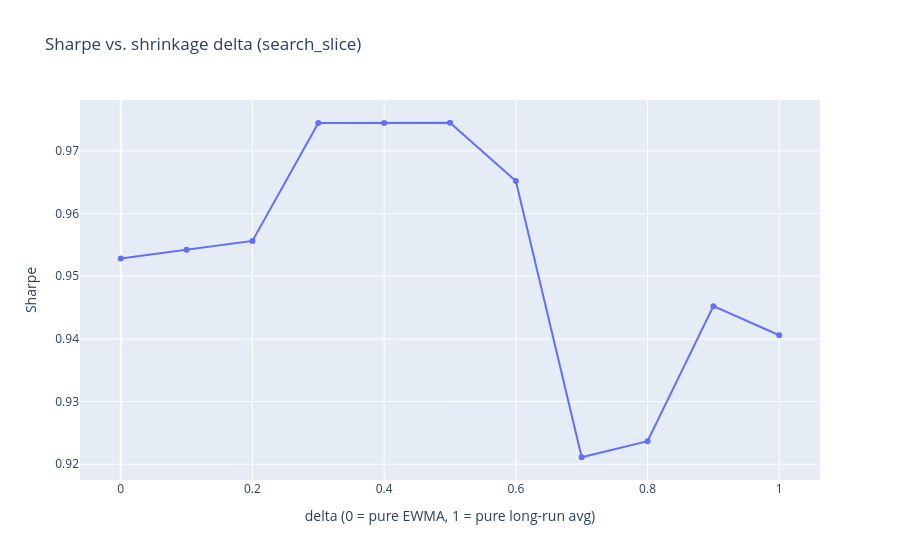

The cell this chart's notebook holds for it:
### Code cell
fig = go.Figure(go.Scatter(x=delta_df["delta"], y=delta_df["sharpe"], mode="lines+markers"))
fig.update_layout(title="Sharpe vs. shrinkage delta (search_slice)", xaxis_title="delta (0 = pure EWMA, 1 = pure long-run avg)", yaxis_title="Sharpe")
fig.show()

exp6_results, exp6_weights, exp6_metrics = run_and_score(
    eval_slice, cfg, f"Experiment 6: vol shrinkage blend (delta={best_delta:.1f})",
    vol_fn=make_vol_blend_fn(best_delta),
)
print(f"\nBaseline Sharpe {BASELINE_SHARPE:.3f}  ->  Experiment 6 Sharpe {exp6_metrics['strategy']['sharpe']:.3f} "
      f"({'improvement' if exp6_metrics['strategy']['sharpe'] > BASELINE_SHARPE else 'no improvement'})")

### Figure 1 — Plotly figure (JSON) as saved in the notebook; plotly's stock layout.template omitted (floating-point values rounded to 4 significant figures)
{"data": [{"mode": "lines+markers", "type": "scatter", "x": [0.0, 0.1, 0.2, 0.3, 0.4, 0.5, 0.6, 0.7, 0.8, 0.9, 1.0], "y": [0.9528, 0.9542, 0.9556, 0.9745, 0.9745, 0.9745, 0.9652, 0.9211, 0.9237, 0.9452, 0.9406]}], "layout": {"title": {"text": "Sharpe vs. shrinkage delta (search_slice)"}, "xaxis": {"title": {"text": "delta (0 = pure EWMA, 1 = pure long-run avg)"}}, "yaxis": {"title": {"text": "Sharpe"}}}}
